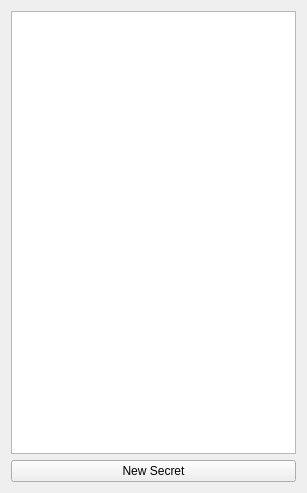
<?xml version="1.0" encoding="UTF-8"?>
<ui version="4.0">
 <class>SecretsList</class>
 <widget class="QWidget" name="SecretsList">
  <property name="geometry">
   <rect>
    <x>0</x>
    <y>0</y>
    <width>307</width>
    <height>493</height>
   </rect>
  </property>
  <property name="windowTitle">
   <string>Form</string>
  </property>
  <layout class="QGridLayout" name="gridLayout">
   <item row="0" column="0">
    <layout class="QVBoxLayout" name="verticalLayout">
     <property name="sizeConstraint">
      <enum>QLayout::SizeConstraint::SetDefaultConstraint</enum>
     </property>
     <item>
      <widget class="QListView" name="secrets"/>
     </item>
     <item>
      <widget class="QPushButton" name="newSecret">
       <property name="text">
        <string>New Secret</string>
       </property>
       <property name="icon">
        <iconset theme="QIcon::ThemeIcon::ListAdd"/>
       </property>
      </widget>
     </item>
    </layout>
   </item>
  </layout>
 </widget>
 <resources/>
 <connections/>
</ui>
